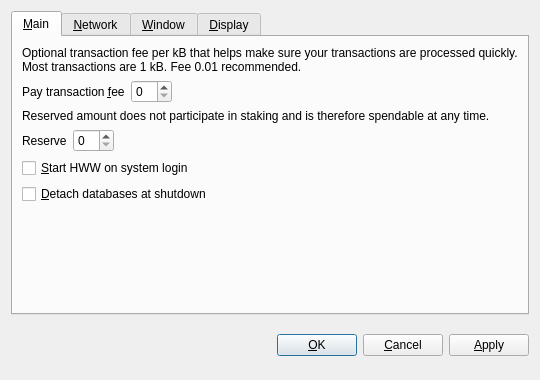
<?xml version="1.0" encoding="UTF-8"?>
<ui version="4.0">
 <class>OptionsDialog</class>
 <widget class="QDialog" name="OptionsDialog">
  <property name="geometry">
   <rect>
    <x>0</x>
    <y>0</y>
    <width>540</width>
    <height>380</height>
   </rect>
  </property>
  <property name="windowTitle">
   <string>Options</string>
  </property>
  <property name="modal">
   <bool>true</bool>
  </property>
  <layout class="QVBoxLayout" name="verticalLayout">
   <item>
    <widget class="QTabWidget" name="tabWidget">
     <property name="tabPosition">
      <enum>QTabWidget::North</enum>
     </property>
     <property name="currentIndex">
      <number>0</number>
     </property>
     <widget class="QWidget" name="tabMain">
      <attribute name="title">
       <string>&amp;Main</string>
      </attribute>
      <layout class="QVBoxLayout" name="verticalLayout_Main">
       <item>
        <widget class="QLabel" name="transactionFeeInfoLabel">
         <property name="text">
          <string>Optional transaction fee per kB that helps make sure your transactions are processed quickly. Most transactions are 1 kB. Fee 0.01 recommended.</string>
         </property>
         <property name="textFormat">
          <enum>Qt::PlainText</enum>
         </property>
         <property name="wordWrap">
          <bool>true</bool>
         </property>
        </widget>
       </item>
       <item>
        <layout class="QHBoxLayout" name="horizontalLayoutFee">
         <item>
          <widget class="QLabel" name="transactionFeeLabel">
           <property name="text">
            <string>Pay transaction &amp;fee</string>
           </property>
           <property name="textFormat">
            <enum>Qt::PlainText</enum>
           </property>
           <property name="buddy">
            <cstring>transactionFee</cstring>
           </property>
          </widget>
         </item>
         <item>
          <widget class="BitcoinAmountField" name="transactionFee"/>
         </item>
         <item>
          <spacer name="horizontalSpacerFee">
           <property name="orientation">
            <enum>Qt::Horizontal</enum>
           </property>
           <property name="sizeHint" stdset="0">
            <size>
             <width>40</width>
             <height>20</height>
            </size>
           </property>
          </spacer>
         </item>
        </layout>
       </item>
       <item>
        <widget class="QLabel" name="reserveBalanceInfoLabel">
         <property name="text">
          <string>Reserved amount does not participate in staking and is therefore spendable at any time.</string>
         </property>
         <property name="textFormat">
          <enum>Qt::PlainText</enum>
         </property>
         <property name="wordWrap">
          <bool>true</bool>
         </property>
        </widget>
       </item>
       <item>
        <layout class="QHBoxLayout" name="horizontalLayoutReserveBalance">
         <item>
          <widget class="QLabel" name="reserveBalanceLabel">
           <property name="text">
            <string>Reserve</string>
           </property>
           <property name="textFormat">
            <enum>Qt::PlainText</enum>
           </property>
           <property name="buddy">
            <cstring>reserveBalance</cstring>
           </property>
          </widget>
         </item>
         <item>
          <widget class="BitcoinAmountField" name="reserveBalance"/>
         </item>
         <item>
          <spacer name="horizontalSpacerReserveBalance">
           <property name="orientation">
            <enum>Qt::Horizontal</enum>
           </property>
           <property name="sizeHint" stdset="0">
            <size>
             <width>40</width>
             <height>20</height>
            </size>
           </property>
          </spacer>
         </item>
        </layout>
       </item>
       <item>
        <widget class="QCheckBox" name="bitcoinAtStartup">
         <property name="toolTip">
          <string>Automatically start HWW after logging in to the system.</string>
         </property>
         <property name="text">
          <string>&amp;Start HWW on system login</string>
         </property>
        </widget>
       </item>
       <item>
        <widget class="QCheckBox" name="detachDatabases">
         <property name="toolTip">
          <string>Detach block and address databases at shutdown. This means they can be moved to another data directory, but it slows down shutdown. The wallet is always detached.</string>
         </property>
         <property name="text">
          <string>&amp;Detach databases at shutdown</string>
         </property>
        </widget>
       </item>
       <item>
        <layout class="QHBoxLayout" name="horizontalLayout_2"/>
       </item>
       <item>
        <spacer name="verticalSpacer_Main">
         <property name="orientation">
          <enum>Qt::Vertical</enum>
         </property>
         <property name="sizeHint" stdset="0">
          <size>
           <width>20</width>
           <height>40</height>
          </size>
         </property>
        </spacer>
       </item>
      </layout>
     </widget>
     <widget class="QWidget" name="tabNetwork">
      <attribute name="title">
       <string>&amp;Network</string>
      </attribute>
      <layout class="QVBoxLayout" name="verticalLayout_Network">
       <item>
        <widget class="QCheckBox" name="mapPortUpnp">
         <property name="toolTip">
          <string>Automatically open the HWW client port on the router. This only works when your router supports UPnP and it is enabled.</string>
         </property>
         <property name="text">
          <string>Map port using &amp;UPnP</string>
         </property>
        </widget>
       </item>
       <item>
        <widget class="QCheckBox" name="connectSocks">
         <property name="toolTip">
          <string>Connect to the HWW network through a SOCKS proxy (e.g. when connecting through Tor).</string>
         </property>
         <property name="text">
          <string>&amp;Connect through SOCKS proxy:</string>
         </property>
        </widget>
       </item>
       <item>
        <layout class="QHBoxLayout" name="horizontalLayout_Network">
         <item>
          <widget class="QLabel" name="proxyIpLabel">
           <property name="text">
            <string>Proxy &amp;IP:</string>
           </property>
           <property name="textFormat">
            <enum>Qt::PlainText</enum>
           </property>
           <property name="buddy">
            <cstring>proxyIp</cstring>
           </property>
          </widget>
         </item>
         <item>
          <widget class="QValidatedLineEdit" name="proxyIp">
           <property name="maximumSize">
            <size>
             <width>140</width>
             <height>16777215</height>
            </size>
           </property>
           <property name="toolTip">
            <string>IP address of the proxy (e.g. 127.0.0.1)</string>
           </property>
          </widget>
         </item>
         <item>
          <widget class="QLabel" name="proxyPortLabel">
           <property name="text">
            <string>&amp;Port:</string>
           </property>
           <property name="textFormat">
            <enum>Qt::PlainText</enum>
           </property>
           <property name="buddy">
            <cstring>proxyPort</cstring>
           </property>
          </widget>
         </item>
         <item>
          <widget class="QLineEdit" name="proxyPort">
           <property name="maximumSize">
            <size>
             <width>55</width>
             <height>16777215</height>
            </size>
           </property>
           <property name="toolTip">
            <string>Port of the proxy (e.g. 9050)</string>
           </property>
          </widget>
         </item>
         <item>
          <widget class="QLabel" name="socksVersionLabel">
           <property name="text">
            <string>SOCKS &amp;Version:</string>
           </property>
           <property name="textFormat">
            <enum>Qt::PlainText</enum>
           </property>
           <property name="buddy">
            <cstring>socksVersion</cstring>
           </property>
          </widget>
         </item>
         <item>
          <widget class="QValueComboBox" name="socksVersion">
           <property name="toolTip">
            <string>SOCKS version of the proxy (e.g. 5)</string>
           </property>
          </widget>
         </item>
         <item>
          <spacer name="horizontalSpacer_Network">
           <property name="orientation">
            <enum>Qt::Horizontal</enum>
           </property>
           <property name="sizeHint" stdset="0">
            <size>
             <width>40</width>
             <height>20</height>
            </size>
           </property>
          </spacer>
         </item>
        </layout>
       </item>
       <item>
        <spacer name="verticalSpacer_Network">
         <property name="orientation">
          <enum>Qt::Vertical</enum>
         </property>
         <property name="sizeHint" stdset="0">
          <size>
           <width>20</width>
           <height>40</height>
          </size>
         </property>
        </spacer>
       </item>
      </layout>
     </widget>
     <widget class="QWidget" name="tabWindow">
      <attribute name="title">
       <string>&amp;Window</string>
      </attribute>
      <layout class="QVBoxLayout" name="verticalLayout_Window">
       <item>
        <widget class="QCheckBox" name="minimizeToTray">
         <property name="toolTip">
          <string>Show only a tray icon after minimizing the window.</string>
         </property>
         <property name="text">
          <string>&amp;Minimize to the tray instead of the taskbar</string>
         </property>
        </widget>
       </item>
       <item>
        <widget class="QCheckBox" name="minimizeOnClose">
         <property name="toolTip">
          <string>Minimize instead of exit the application when the window is closed. When this option is enabled, the application will be closed only after selecting Quit in the menu.</string>
         </property>
         <property name="text">
          <string>M&amp;inimize on close</string>
         </property>
        </widget>
       </item>
       <item>
        <spacer name="verticalSpacer_Window">
         <property name="orientation">
          <enum>Qt::Vertical</enum>
         </property>
         <property name="sizeHint" stdset="0">
          <size>
           <width>20</width>
           <height>40</height>
          </size>
         </property>
        </spacer>
       </item>
      </layout>
     </widget>
     <widget class="QWidget" name="tabDisplay">
      <attribute name="title">
       <string>&amp;Display</string>
      </attribute>
      <layout class="QVBoxLayout" name="verticalLayout_Display">
       <item>
        <layout class="QHBoxLayout" name="horizontalLayout_1_Display">
         <item>
          <widget class="QLabel" name="langLabel">
           <property name="text">
            <string>User Interface &amp;language:</string>
           </property>
           <property name="textFormat">
            <enum>Qt::PlainText</enum>
           </property>
           <property name="buddy">
            <cstring>lang</cstring>
           </property>
          </widget>
         </item>
         <item>
          <widget class="QValueComboBox" name="lang">
           <property name="toolTip">
            <string>The user interface language can be set here. This setting will take effect after restarting HWW.</string>
           </property>
          </widget>
         </item>
        </layout>
       </item>
       <item>
        <layout class="QHBoxLayout" name="horizontalLayout_2_Display">
         <item>
          <widget class="QLabel" name="unitLabel">
           <property name="text">
            <string>&amp;Unit to show amounts in:</string>
           </property>
           <property name="textFormat">
            <enum>Qt::PlainText</enum>
           </property>
           <property name="buddy">
            <cstring>unit</cstring>
           </property>
          </widget>
         </item>
         <item>
          <widget class="QValueComboBox" name="unit">
           <property name="toolTip">
            <string>Choose the default subdivision unit to show in the interface and when sending coins.</string>
           </property>
          </widget>
         </item>
        </layout>
       </item>
       <item>
        <widget class="QCheckBox" name="displayAddresses">
         <property name="toolTip">
          <string>Whether to show HWW addresses in the transaction list or not.</string>
         </property>
         <property name="text">
          <string>&amp;Display addresses in transaction list</string>
         </property>
        </widget>
       </item>
       <item>
        <widget class="QCheckBox" name="coinControlFeatures">
         <property name="toolTip">
          <string>Whether to show coin control features or not.</string>
         </property>
         <property name="text">
          <string>Display coin &amp;control features (experts only!)</string>
         </property>
        </widget>
       </item>
       <item>
        <spacer name="verticalSpacer_Display">
         <property name="orientation">
          <enum>Qt::Vertical</enum>
         </property>
         <property name="sizeHint" stdset="0">
          <size>
           <width>20</width>
           <height>40</height>
          </size>
         </property>
        </spacer>
       </item>
      </layout>
     </widget>
    </widget>
   </item>
   <item>
    <layout class="QHBoxLayout" name="horizontalLayout_Buttons">
     <item>
      <spacer name="horizontalSpacer_1">
       <property name="orientation">
        <enum>Qt::Horizontal</enum>
       </property>
       <property name="sizeHint" stdset="0">
        <size>
         <width>40</width>
         <height>48</height>
        </size>
       </property>
      </spacer>
     </item>
     <item>
      <widget class="QLabel" name="statusLabel">
       <property name="font">
        <font>
         <weight>75</weight>
         <bold>true</bold>
        </font>
       </property>
       <property name="text">
        <string/>
       </property>
       <property name="textFormat">
        <enum>Qt::PlainText</enum>
       </property>
       <property name="wordWrap">
        <bool>true</bool>
       </property>
      </widget>
     </item>
     <item>
      <spacer name="horizontalSpacer_2">
       <property name="orientation">
        <enum>Qt::Horizontal</enum>
       </property>
       <property name="sizeHint" stdset="0">
        <size>
         <width>40</width>
         <height>48</height>
        </size>
       </property>
      </spacer>
     </item>
     <item>
      <widget class="QPushButton" name="okButton">
       <property name="text">
        <string>&amp;OK</string>
       </property>
      </widget>
     </item>
     <item>
      <widget class="QPushButton" name="cancelButton">
       <property name="text">
        <string>&amp;Cancel</string>
       </property>
       <property name="autoDefault">
        <bool>false</bool>
       </property>
      </widget>
     </item>
     <item>
      <widget class="QPushButton" name="applyButton">
       <property name="text">
        <string>&amp;Apply</string>
       </property>
       <property name="autoDefault">
        <bool>false</bool>
       </property>
      </widget>
     </item>
    </layout>
   </item>
  </layout>
 </widget>
 <customwidgets>
  <customwidget>
   <class>BitcoinAmountField</class>
   <extends>QSpinBox</extends>
   <header>bitcoinamountfield.h</header>
  </customwidget>
  <customwidget>
   <class>QValueComboBox</class>
   <extends>QComboBox</extends>
   <header>qvaluecombobox.h</header>
  </customwidget>
  <customwidget>
   <class>QValidatedLineEdit</class>
   <extends>QLineEdit</extends>
   <header>qvalidatedlineedit.h</header>
  </customwidget>
 </customwidgets>
 <resources/>
 <connections/>
</ui>
